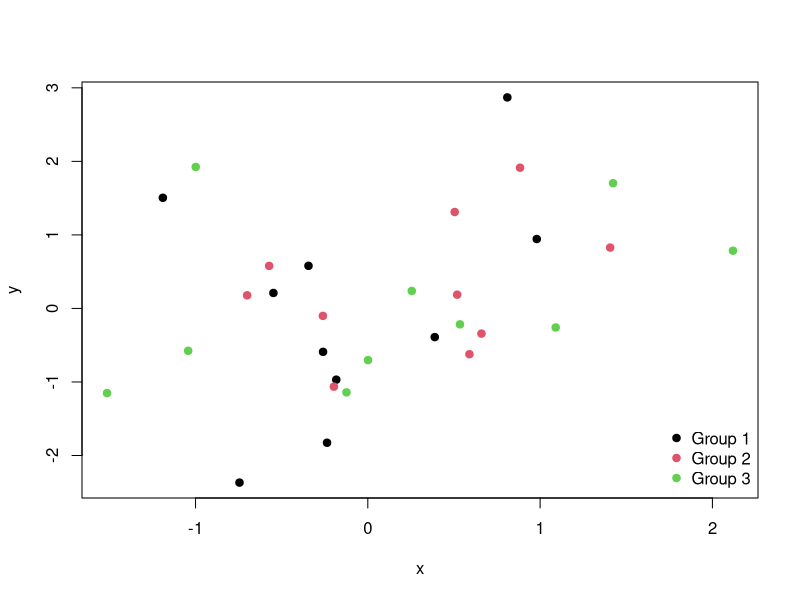
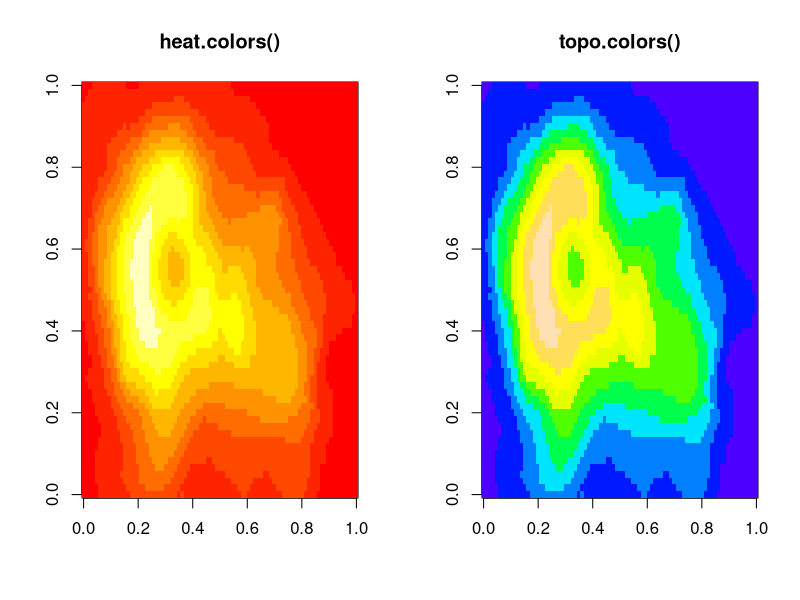
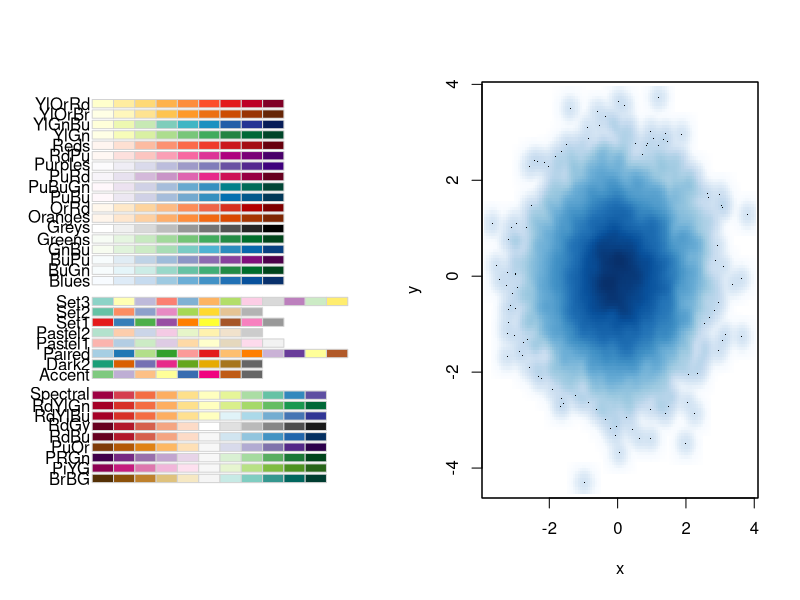

The R script that drew these images, in order:
## week11
## simulate data
set.seed(19)
x <- rnorm(30)
y <- rnorm(30)
plot(x, y, col = rep(1:3, each = 10), pch = 19)
legend("bottomright", legend = paste("Group", 1:3), col = 1:3, pch = 19, bty = "n")

## using image() function 
par(mfrow = c(1, 2))
image(volcano, col = heat.colors(10), main = "heat.colors()")
image(volcano, col = topo.colors(10), main = "topo.colors()")

## use colorRamp to mix
pal <- colorRamp(c("red", "blue"))

## use colorRampPalette() function
pal <- colorRampPalette(c("red", "yellow"))

## use rgb() function
rgb(0, 0, 234, maxColorValue = 255)

## use RColorBrewer library
library(RColorBrewer)
display.brewer.all()

## smoothScatter() function
set.seed(1)
x <- rnorm(10000)
y <- rnorm(10000)
smoothScatter(x, y)


